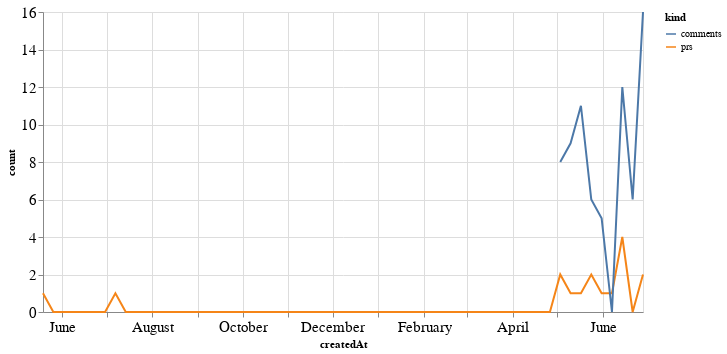

The notebook cell this image was saved under:
### Code cell
alt.Chart(total_time, width=600).mark_line().encode(
    x='createdAt',
    y='count',
    color='kind'
)

### Figure 1 — Vega-Lite specification as saved in the notebook (floating-point values rounded to 4 significant figures)
{"config": {"axisLeft": {"labelFontSize": 15}, "axisBottom": {"labelFontSize": 15}}, "data": {"name": "data-6a1d07e676f841924ffd6a79dfa989f7"}, "mark": "line", "encoding": {"color": {"type": "nominal", "field": "kind"}, "x": {"type": "temporal", "field": "createdAt"}, "y": {"type": "quantitative", "field": "count"}}, "width": 600, "$schema": "https://vega.github.io/schema/vega-lite/v4.8.1.json", "datasets": {"data-6a1d07e676f841924ffd6a79dfa989f7": [{"createdAt": "2019-05-19T00:00:00", "kind": "prs", "count": 1.0}, {"createdAt": "2019-05-26T00:00:00", "kind": "prs", "count": 0.0}, {"createdAt": "2019-06-02T00:00:00", "kind": "prs", "count": 0.0}, {"createdAt": "2019-06-09T00:00:00", "kind": "prs", "count": 0.0}, {"createdAt": "2019-06-16T00:00:00", "kind": "prs", "count": 0.0}, {"createdAt": "2019-06-23T00:00:00", "kind": "prs", "count": 0.0}, {"createdAt": "2019-06-30T00:00:00", "kind": "prs", "count": 0.0}, {"createdAt": "2019-07-07T00:00:00", "kind": "prs", "count": 1.0}, {"createdAt": "2019-07-14T00:00:00", "kind": "prs", "count": 0.0}, {"createdAt": "2019-07-21T00:00:00", "kind": "prs", "count": 0.0}, {"createdAt": "2019-07-28T00:00:00", "kind": "prs", "count": 0.0}, {"createdAt": "2019-08-04T00:00:00", "kind": "prs", "count": 0.0}, {"createdAt": "2019-08-11T00:00:00", "kind": "prs", "count": 0.0}, {"createdAt": "2019-08-18T00:00:00", "kind": "prs", "count": 0.0}, {"createdAt": "2019-08-25T00:00:00", "kind": "prs", "count": 0.0}, {"createdAt": "2019-09-01T00:00:00", "kind": "prs", "count": 0.0}, {"createdAt": "2019-09-08T00:00:00", "kind": "prs", "count": 0.0}, {"createdAt": "2019-09-15T00:00:00", "kind": "prs", "count": 0.0}, {"createdAt": "2019-09-22T00:00:00", "kind": "prs", "count": 0.0}, {"createdAt": "2019-09-29T00:00:00", "kind": "prs", "count": 0.0}, {"createdAt": "2019-10-06T00:00:00", "kind": "prs", "count": 0.0}, {"createdAt": "2019-10-13T00:00:00", "kind": "prs", "count": 0.0}, {"createdAt": "2019-10-20T00:00:00", "kind": "prs", "count": 0.0}, {"createdAt": "2019-10-27T00:00:00", "kind": "prs", "count": 0.0}, {"createdAt": "2019-11-03T00:00:00", "kind": "prs", "count": 0.0}, {"createdAt": "2019-11-10T00:00:00", "kind": "prs", "count": 0.0}, {"createdAt": "2019-11-17T00:00:00", "kind": "prs", "count": 0.0}, {"createdAt": "2019-11-24T00:00:00", "kind": "prs", "count": 0.0}, {"createdAt": "2019-12-01T00:00:00", "kind": "prs", "count": 0.0}, {"createdAt": "2019-12-08T00:00:00", "kind": "prs", "count": 0.0}, {"createdAt": "2019-12-15T00:00:00", "kind": "prs", "count": 0.0}, {"createdAt": "2019-12-22T00:00:00", "kind": "prs", "count": 0.0}, {"createdAt": "2019-12-29T00:00:00", "kind": "prs", "count": 0.0}, {"createdAt": "2020-01-05T00:00:00", "kind": "prs", "count": 0.0}, {"createdAt": "2020-01-12T00:00:00", "kind": "prs", "count": 0.0}, {"createdAt": "2020-01-19T00:00:00", "kind": "prs", "count": 0.0}, {"createdAt": "2020-01-26T00:00:00", "kind": "prs", "count": 0.0}, {"createdAt": "2020-02-02T00:00:00", "kind": "prs", "count": 0.0}, {"createdAt": "2020-02-09T00:00:00", "kind": "prs", "count": 0.0}, {"createdAt": "2020-02-16T00:00:00", "kind": "prs", "count": 0.0}, {"createdAt": "2020-02-23T00:00:00", "kind": "prs", "count": 0.0}, {"createdAt": "2020-03-01T00:00:00", "kind": "prs", "count": 0.0}, {"createdAt": "2020-03-08T00:00:00", "kind": "prs", "count": 0.0}, {"createdAt": "2020-03-15T00:00:00", "kind": "prs", "count": 0.0}, {"createdAt": "2020-03-22T00:00:00", "kind": "prs", "count": 0.0}, {"createdAt": "2020-03-29T00:00:00", "kind": "prs", "count": 0.0}, {"createdAt": "2020-04-05T00:00:00", "kind": "prs", "count": 0.0}, {"createdAt": "2020-04-12T00:00:00", "kind": "prs", "count": 0.0}, {"createdAt": "2020-04-19T00:00:00", "kind": "prs", "count": 0.0}, {"createdAt": "2020-04-26T00:00:00", "kind": "prs", "count": 0.0}, {"createdAt": "2020-05-03T00:00:00", "kind": "prs", "count": 2.0}, {"createdAt": "2020-05-10T00:00:00", "kind": "prs", "count": 1.0}, {"createdAt": "2020-05-17T00:00:00", "kind": "prs", "count": 1.0}, {"createdAt": "2020-05-24T00:00:00", "kind": "prs", "count": 2.0}, {"createdAt": "2020-05-31T00:00:00", "kind": "prs", "count": 1.0}, {"createdAt": "2020-06-07T00:00:00", "kind": "prs", "count": 1.0}, {"createdAt": "2020-06-14T00:00:00", "kind": "prs", "count": 4.0}, {"createdAt": "2020-06-21T00:00:00", "kind": "prs", "count": 0.0}, {"createdAt": "2020-06-28T00:00:00", "kind": "prs", "count": 2.0}, {"createdAt": "2019-05-19T00:00:00", "kind": "comments", "count": null}, {"createdAt": "2019-05-26T00:00:00", "kind": "comments", "count": null}, {"createdAt": "2019-06-02T00:00:00", "kind": "comments", "count": null}, {"createdAt": "2019-06-09T00:00:00", "kind": "comments", "count": null}, {"createdAt": "2019-06-16T00:00:00", "kind": "comments", "count": null}, {"createdAt": "2019-06-23T00:00:00", "kind": "comments", "count": null}, {"createdAt": "2019-06-30T00:00:00", "kind": "comments", "count": null}, {"createdAt": "2019-07-07T00:00:00", "kind": "comments", "count": null}, {"createdAt": "2019-07-14T00:00:00", "kind": "comments", "count": null}, {"createdAt": "2019-07-21T00:00:00", "kind": "comments", "count": null}, {"createdAt": "2019-07-28T00:00:00", "kind": "comments", "count": null}, {"createdAt": "2019-08-04T00:00:00", "kind": "comments", "count": null}, {"createdAt": "2019-08-11T00:00:00", "kind": "comments", "count": null}, {"createdAt": "2019-08-18T00:00:00", "kind": "comments", "count": null}, {"createdAt": "2019-08-25T00:00:00", "kind": "comments", "count": null}, {"createdAt": "2019-09-01T00:00:00", "kind": "comments", "count": null}, {"createdAt": "2019-09-08T00:00:00", "kind": "comments", "count": null}, {"createdAt": "2019-09-15T00:00:00", "kind": "comments", "count": null}, {"createdAt": "2019-09-22T00:00:00", "kind": "comments", "count": null}, {"createdAt": "2019-09-29T00:00:00", "kind": "comments", "count": null}, {"createdAt": "2019-10-06T00:00:00", "kind": "comments", "count": null}, {"createdAt": "2019-10-13T00:00:00", "kind": "comments", "count": null}, {"createdAt": "2019-10-20T00:00:00", "kind": "comments", "count": null}, {"createdAt": "2019-10-27T00:00:00", "kind": "comments", "count": null}, {"createdAt": "2019-11-03T00:00:00", "kind": "comments", "count": null}, {"createdAt": "2019-11-10T00:00:00", "kind": "comments", "count": null}, {"createdAt": "2019-11-17T00:00:00", "kind": "comments", "count": null}, {"createdAt": "2019-11-24T00:00:00", "kind": "comments", "count": null}, {"createdAt": "2019-12-01T00:00:00", "kind": "comments", "count": null}, {"createdAt": "2019-12-08T00:00:00", "kind": "comments", "count": null}, {"createdAt": "2019-12-15T00:00:00", "kind": "comments", "count": null}, {"createdAt": "2019-12-22T00:00:00", "kind": "comments", "count": null}, {"createdAt": "2019-12-29T00:00:00", "kind": "comments", "count": null}, {"createdAt": "2020-01-05T00:00:00", "kind": "comments", "count": null}, {"createdAt": "2020-01-12T00:00:00", "kind": "comments", "count": null}, {"createdAt": "2020-01-19T00:00:00", "kind": "comments", "count": null}, {"createdAt": "2020-01-26T00:00:00", "kind": "comments", "count": null}, {"createdAt": "2020-02-02T00:00:00", "kind": "comments", "count": null}, {"createdAt": "2020-02-09T00:00:00", "kind": "comments", "count": null}, {"createdAt": "2020-02-16T00:00:00", "kind": "comments", "count": null}, {"createdAt": "2020-02-23T00:00:00", "kind": "comments", "count": null}, {"createdAt": "2020-03-01T00:00:00", "kind": "comments", "count": null}, {"createdAt": "2020-03-08T00:00:00", "kind": "comments", "count": null}, {"createdAt": "2020-03-15T00:00:00", "kind": "comments", "count": null}, {"createdAt": "2020-03-22T00:00:00", "kind": "comments", "count": null}, {"createdAt": "2020-03-29T00:00:00", "kind": "comments", "count": null}, {"createdAt": "2020-04-05T00:00:00", "kind": "comments", "count": null}, {"createdAt": "2020-04-12T00:00:00", "kind": "comments", "count": null}, {"createdAt": "2020-04-19T00:00:00", "kind": "comments", "count": null}, {"createdAt": "2020-04-26T00:00:00", "kind": "comments", "count": null}, {"createdAt": "2020-05-03T00:00:00", "kind": "comments", "count": 8.0}, {"createdAt": "2020-05-10T00:00:00", "kind": "comments", "count": 9.0}, {"createdAt": "2020-05-17T00:00:00", "kind": "comments", "count": 11.0}, {"createdAt": "2020-05-24T00:00:00", "kind": "comments", "count": 6.0}, {"createdAt": "2020-05-31T00:00:00", "kind": "comments", "count": 5.0}, {"createdAt": "2020-06-07T00:00:00", "kind": "comments", "count": 0.0}, {"createdAt": "2020-06-14T00:00:00", "kind": "comments", "count": 12.0}, {"createdAt": "2020-06-21T00:00:00", "kind": "comments", "count": 6.0}, {"createdAt": "2020-06-28T00:00:00", "kind": "comments", "count": 16.0}]}}
